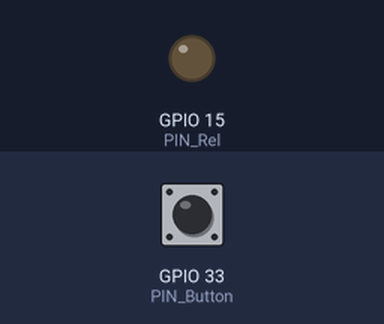
A sketch run on a simulated ESP32. Parts: output pins drawn as LEDs (lit = HIGH). Inputs (shaded band) come from the test bench; at power-on: GPIO 33 (PIN_Button) LOW.

Above: at 1.2 s.
1.3 s: GPIO 33 (PIN_Button) pulled HIGH for 0.15 s
At 2.5 s:
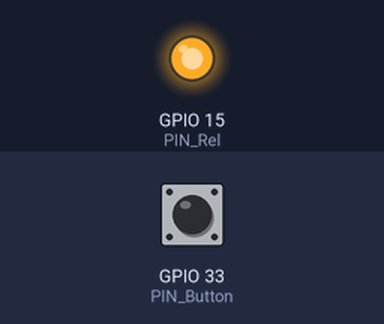
2.9 s: GPIO 33 (PIN_Button) pulled HIGH for 1 s
At 3.9 s:
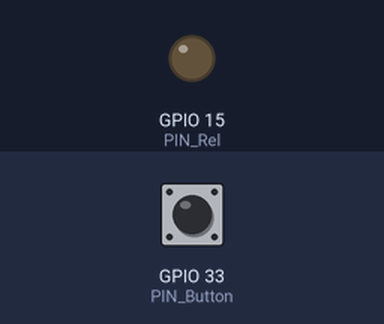
5.4 s: GPIO 33 (PIN_Button) pulled HIGH for 3.2 s
At 5.8 s:
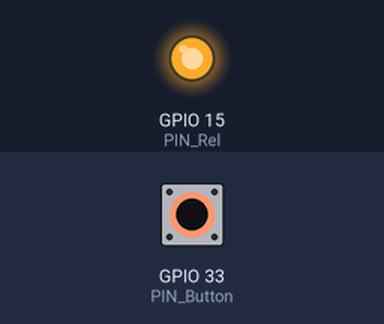
Timing chart, 0 to 8.4 s (numbered marks = the images above; inputs shaded):
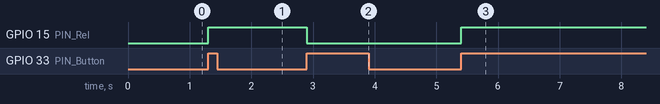

Measured:
- after the input at 1.3 s, GPIO 15 (PIN_Rel): LOW → HIGH at once
- after the input at 2.9 s, GPIO 15 (PIN_Rel): HIGH → LOW at once
- after the input at 5.4 s, GPIO 15 (PIN_Rel): LOW → HIGH at once

The sketch:

Relevador_button.ino
```cpp
#define PIN_Button 33
#define PIN_Rel 15

//inicializar el statusdel relevador
int rel_status = 0;

// Debouncing
unsigned long lastDebounceTime = 0;
unsigned long debounceDelay = 250;

void IRAM_ATTR isr_button(){

  if ((millis() - lastDebounceTime) > debounceDelay){
     rel_status++;
     if (rel_status >= 2) rel_status = 0;

     lastDebounceTime = millis();
  }

}

void setup() {

  Serial.begin(115200);
  // Interrupción

  pinMode(PIN_Button, INPUT);
  attachInterrupt(PIN_Button, isr_button, RISING);


  pinMode(PIN_Rel, OUTPUT);

}

void loop() {

  switch(rel_status){
    case 0: // OFF
      digitalWrite(PIN_Rel, LOW);
    break;

    case 1: // ON
      digitalWrite(PIN_Rel, HIGH);
    break;
  }

}
```
